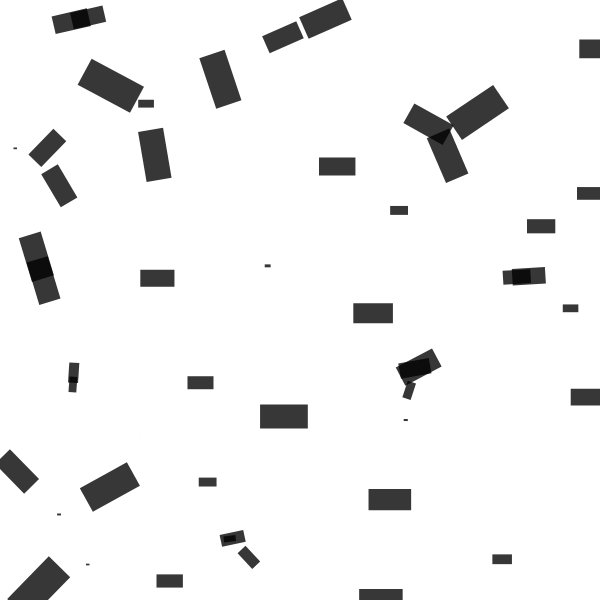
Frame 1 (no input)
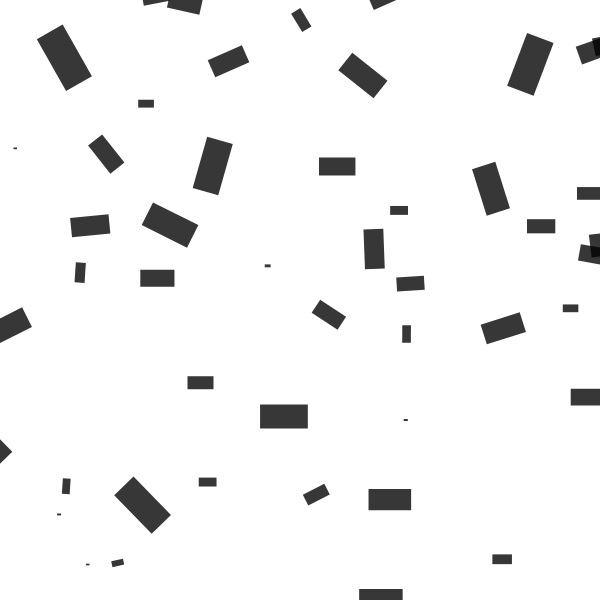
Frame 60 (no input)
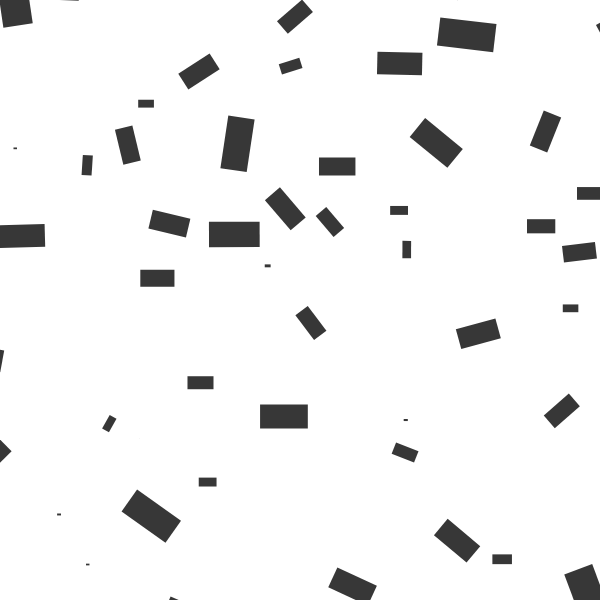
Frame 120 (the mouse pressed at the canvas centre since frame 60)

The p5.js sketch that drew these frames (run headless with seeded random() and noise() and a simulated clock; from frame 60 on, the mouse is pressed at the canvas centre):

// p5.js sketch
// ── sketch.js
// 2D separation — NOC 6.07

let vehicles = [];
const total = 50;

function setup() {
  createCanvas(600, 600);
  rectMode(CENTER);

  for (let i = 0; i < total; i++) {
    vehicles.push(new Vehicle(random(width), random(height)));
  }
}

function draw() {
  background(255);
  for (const v of vehicles) {
    v.seperate(vehicles);
    v.update();
    v.borders();
    v.display();
  }
}

function mouseDragged() {
  vehicles.push(new Vehicle(mouseX, mouseY));
}

class Vehicle {
  constructor(x, y) {
    this.position = createVector(x, y);
    this.velocity = createVector(0, 0);
    this.acceleration = createVector(0, 0);
    this.r = random(30);
    this.mass = this.r * 0.1;
    this.maxforce = 0.2;
    this.maxspeed = 2;
  }

  applyForce(f) {
    this.acceleration.add(p5.Vector.div(f, this.mass));
  }

  seperate(vehicles) {
    const desiredSep = this.r * 3;
    const sum = createVector();
    let count = 0;
    for (const other of vehicles) {
      const d = p5.Vector.dist(this.position, other.position);
      if (d > 0 && d < desiredSep) {
        const diff = p5.Vector.sub(this.position, other.position);
        diff.normalize();
        diff.div(d);
        sum.add(diff);
        count++;
      }
    }
    if (count !== 0) {
      sum.setMag(this.maxspeed);
      const steer = p5.Vector.sub(sum, this.velocity);
      steer.limit(this.maxforce);
      this.applyForce(steer);
    }
  }

  update() {
    this.velocity.add(this.acceleration);
    this.velocity.limit(this.maxspeed);
    this.position.add(this.velocity);
    this.acceleration.mult(0);
  }

  display() {
    fill(0, 200);
    noStroke();
    push();
    translate(this.position.x, this.position.y);
    rotate(atan2(this.velocity.y, this.velocity.x));
    rect(0, 0, this.r * 2, this.r);
    pop();
  }

  borders() {
    if (this.position.x < -this.r) this.position.x = width + this.r;
    if (this.position.x > width + this.r) this.position.x = -this.r;
    if (this.position.y < -this.r) this.position.y = height + this.r;
    if (this.position.y > height + this.r) this.position.y = -this.r;
  }
}
